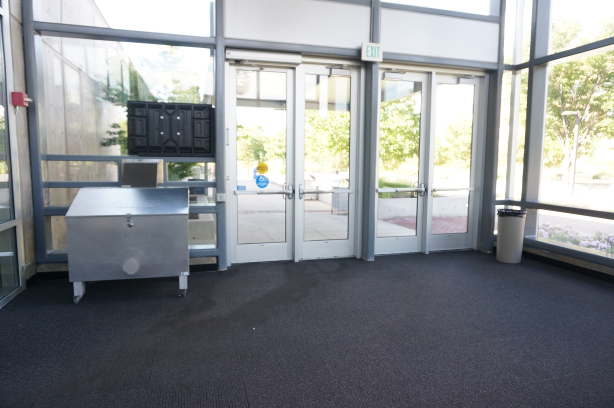
#> input picture examples/data/Image_resources_data_augmentation/DSC03542.JPG, 1228 x 816 px, given in place of DSC03542.JPGDSC03542.JPG, which was not available (shown at 1/2 size)
$ python mask_segmenter.py data/Image_resources_data_augmentation/DSC03542.JPG
#> lines starting #> are read from the running program, lines starting #| are printed output that depends on the picture; after the words box and inside, x2 and y2 are one past the last pixel; in counts of white or black regions, pixels touching at a corner belong together; pictures that were not available may be replaced by others from this repository, and a replacement may not be noted
### ailu_python/image_processing/getROI.py
import numpy as np
import cv2

"""
Finds the region of interest using the blacked out image
"""
def using_color(image):

    # Makes the color image Black and White
    gray_image = cv2.cvtColor(image, cv2.COLOR_BGR2GRAY)

    gray_image = cv2.GaussianBlur(gray_image, (3, 3), cv2.BORDER_DEFAULT)
    # All the pixels that are not black, become white
    ret, threshold1 = cv2.threshold(gray_image,23,255,cv2.THRESH_BINARY)

    # All white specs that are smaller than 10 by 10 are removed
    rect_kernel = cv2.getStructuringElement(cv2.MORPH_RECT, (15, 15))
    threshold2 = cv2.morphologyEx(threshold1, cv2.MORPH_OPEN, rect_kernel)

    # Fills the black space between white pixels that are at least 60 pixels close
    rect_kernel = cv2.getStructuringElement(cv2.MORPH_RECT, (580, 580))
    threshold3 = cv2.morphologyEx(threshold2, cv2.MORPH_CLOSE, rect_kernel)

    # [10 lines of commented-out code are left out]
    contours, hierarchy = cv2.findContours(threshold3,cv2.RETR_TREE,cv2.CHAIN_APPROX_NONE)

    # creates an empty list to contain all the contours
    valid_contours = []

    for c in contours:
        # Gets the area of each contours in the image
        area = cv2.contourArea(c)
        # save the x1, y1, x2, y2, coordinates of that contour if it's larger than 3000 pixels
        if area > 500:
            x, y, w, h = cv2.boundingRect(c)
            xy_coordinates = [x, y, x+w, y+h]
            valid_contours.append(xy_coordinates)

    topx = 0
    topy = 0
    topxw = 0
    topyh = 0


    # checks to see if there are valid contours and returns them
    if valid_contours:
        for xy_coordinates in valid_contours:
            if xy_coordinates[0] > topx:
                topx = xy_coordinates[0]

            if xy_coordinates[1] > topy:
                topy = xy_coordinates[1]

            if xy_coordinates[2] > topxw:
                topxw = xy_coordinates[2]

            if xy_coordinates[3] > topyh:
                topyh = xy_coordinates[3]

        bdn_box = [topx, topy, topxw, topyh]

        valid_contours = [bdn_box]
        return valid_contours
    else:
        # If there are no valid contours return this
        return [[0,0,0,0]]

# [53 lines left out: function using_color_on_canvas, not called in this run]

### examples/mask_segmenter.py
import numpy as np
import cv2
import ailu_python.image_processing.getROI as getROI
import ailu_python.image_processing.getObject as getObject
import ailu_python.utils.display as display
from time import time, sleep
import os
import sys
from tempfile import TemporaryFile

bounds = [[0,0,0], [0,0,0]]
mask_list = []

if len(sys.argv) < 2:

    print("Missing arguments, (source) e.g. python extract_features.py C:/myVidel.avi")
    exit()

path_to_file = sys.argv[1]


# checks if the file exists
if not os.path.exists(path_to_file):
    print("could not find ", path_to_file)
    exit()

def set_mask(event,x,y,_,__):

    if event == cv2.EVENT_LBUTTONDOWN:
        pixel = hsv[y, x]

        # HUE, SATURATION, AND VALUE (BRIGHTNESS) RANGES. TOLERANCE COULD BE ADJUSTED.
        upper = [pixel[0] + 10, pixel[1] + 10, pixel[2] + 10]
        lower = [pixel[0] - 10, pixel[1] - 10, pixel[2] - 10]
        mask_list.append([upper, lower])
    elif event == cv2.EVENT_RBUTTONDOWN:
        if len(mask_list) > 0:
            print("deleted", mask_list[-1])
            del mask_list[-1]
            print(mask_list)

def pauseVideo():
    while True:
        if cv2.waitKey(1) & 0xFF == ord('p'):
            break

def apply_mask(mask_list, hsv):

    # init the low and high values of the color range
    keepl = [None,None,None]
    keeph = [None,None,None]

    for masks in mask_list:

        # if the keep values are none, set them to what ever color values are in mask_list
        if not keepl[0]:
            keepl = masks[1]
            keeph = masks[0]

        # finds the lowest values in mask_list and updates keepl
        if masks[1][0] < keepl[0]:
            keepl[0] = masks[1][0]
        if masks[1][1] < keepl[1]:
            keepl[1] = masks[1][1]
        if masks[1][2] < keepl[2]:
            keepl[2] = masks[1][2]

        # finds the highest values in mask_list and updates keeph
        if masks[0][0] > keeph[0]:
            keeph[0] = masks[0][0]
        if masks[0][1] > keeph[1]:
            keeph[1] = masks[0][1]
        if masks[0][2] > keeph[2]:
            keeph[2] = masks[0][2]

    # blacks out everything except the values between keepl and keeph
    if keepl[0]:
        keepl = np.asarray(keepl)
        keeph = np.asarray(keeph)
        keep_mask = cv2.inRange(hsv, keepl, keeph)
        res = cv2.bitwise_and(hsv, hsv, mask=keep_mask)
        image = cv2.cvtColor(res, cv2.COLOR_HSV2BGR)

        return image, keeph, keepl
    image = cv2.cvtColor(hsv, cv2.COLOR_HSV2BGR)
    return image, keeph, keepl

for filename in os.listdir(path_to_file):

    try:
        cap = cv2.VideoCapture(path_to_file+filename)

        while cap.isOpened():
            ret, color_image = cap.read()
#> color_image is the input picture: shape (816, 1228, 3); mean B, G, R 142.4, 139.8, 136.7

            color_image = cv2.resize(color_image,(960, 720))
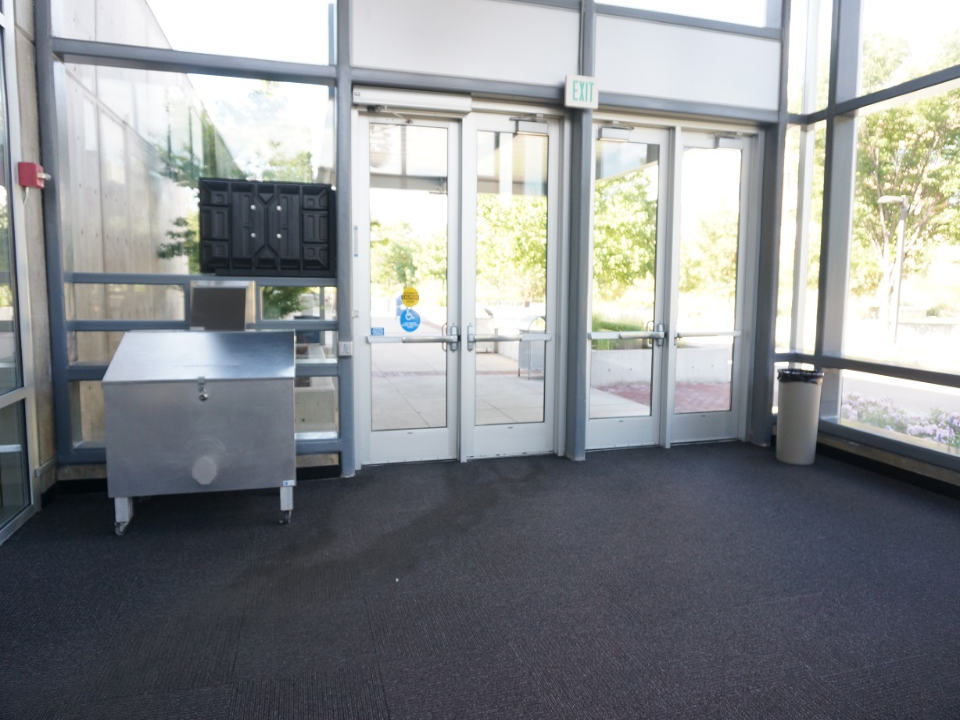
#> color_image: shape (720, 960, 3); mean B, G, R 142.3, 139.7, 136.6
            hsv = cv2.cvtColor(color_image, cv2.COLOR_BGR2HSV)
#> hsv: shape (720, 960, 3); mean H, S, V 88.7, 33.6, 146.8

            masked_image = hsv.copy()
            masked_image, keeph, keepl = apply_mask(mask_list, masked_image)
#> keeph = 3 items; keepl = 3 items

            bounds[0] = keepl
            bounds[1] = keeph

            rois = getROI.using_color(masked_image)
#> in using_color, `gray_image = cv2.cvtColor(image, cv2.COLOR_BGR2GRAY)`:
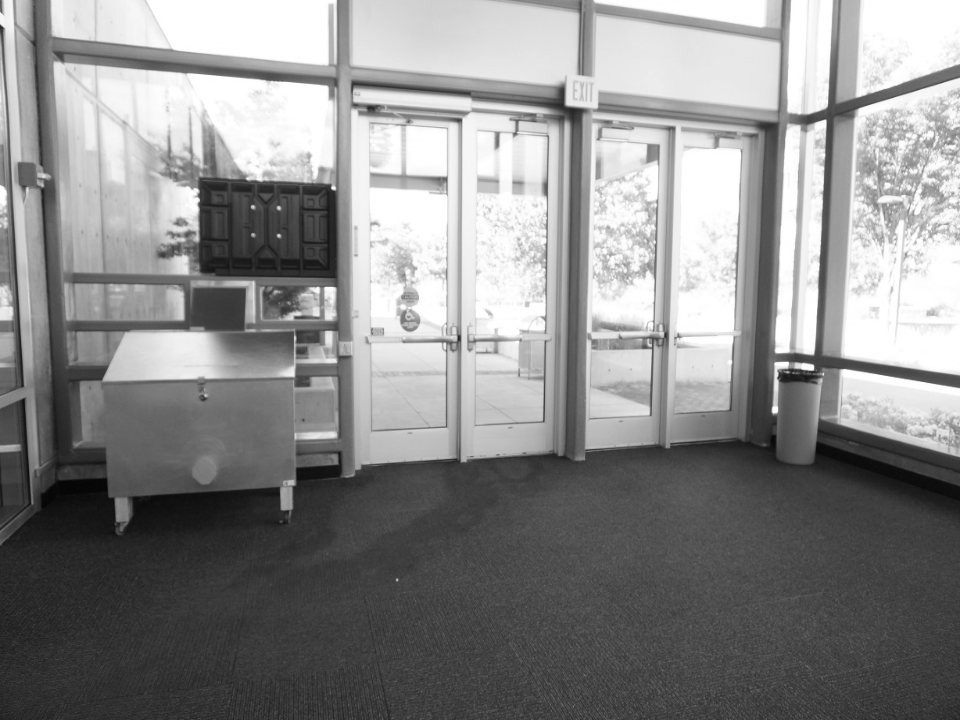
#> gray_image: shape (720, 960); min 4, max 255, mean 138.7
#> in using_color, `ret, threshold1 = cv2.threshold(gray_image,23,255,cv2.THRESH_BINARY)`:
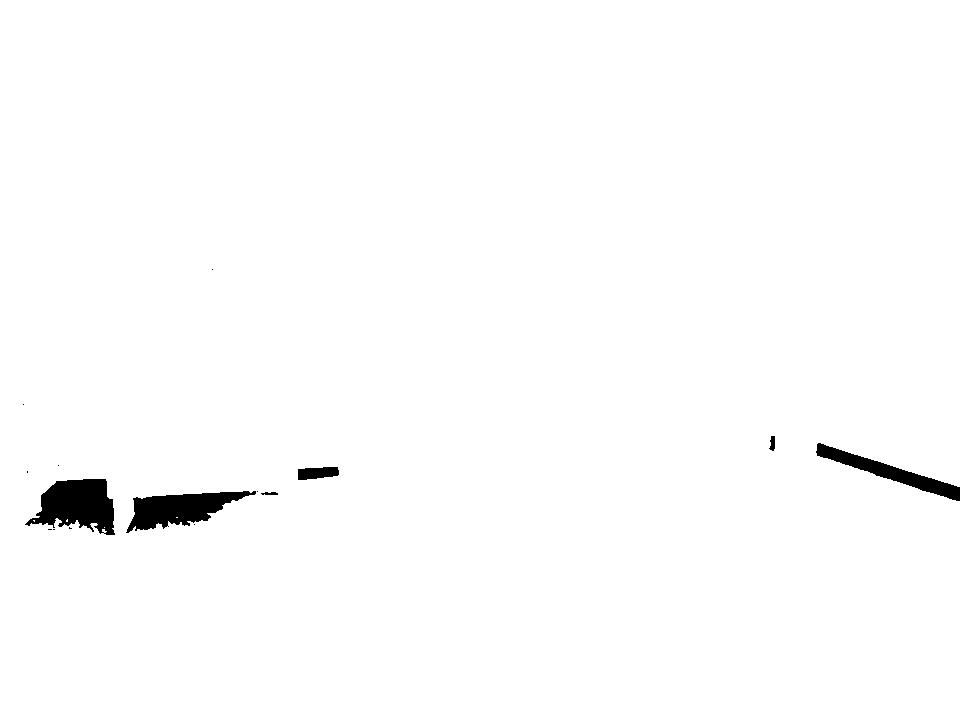
#> threshold1: shape (720, 960); 98.8% white; 15 black regions (9 under 20 px), largest, box (x1, y1, x2, y2) and area: (25, 479, 115, 535) 3208, (126, 491, 256, 533) 2782, (816, 443, 960, 501) 1957, (298, 467, 339, 480) 422, (769, 436, 775, 451) 64, (261, 492, 278, 495) 40
#> in using_color, `threshold2 = cv2.morphologyEx(threshold1, cv2.MORPH_OPEN, rect_kernel)`:
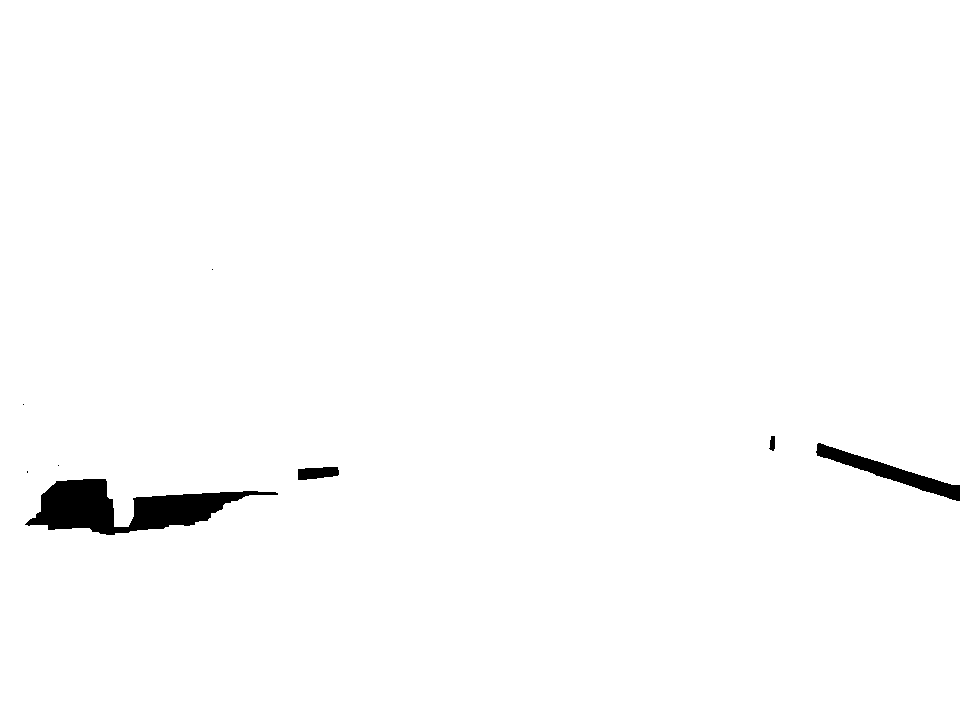
#> threshold2: shape (720, 960); 98.7% white; 8 black regions (4 under 20 px)
#> in using_color, `threshold3 = cv2.morphologyEx(threshold2, cv2.MORPH_CLOSE, rect_kernel)`: threshold3: shape (720, 960); every value is 255
#> in using_color, `contours, hierarchy = cv2.findContours(threshold3,cv2.RETR_TREE,cv2.CH..`: contours = 1 contour; box (x1, y1, x2, y2) and area: (0, 0, 960, 720) 689521
#> the loop in using_color, `for c in contours:` made 1 pass
#> (area, x, y, w, h) on pass 1: (689521, 0, 0, 960, 720)
#> after the loop in using_color, `for c in contours:`: valid_contours = [[0, 0, 960, 720]]
#> the loop in using_color, `for xy_coordinates in valid_contours:` made 1 pass
#> (xy_coordinates, topxw, topyh) on pass 1: ([0, 0, 960, 720], 960, 720)
#> after the loop in using_color, `for xy_coordinates in valid_contours:`: topx = 0; topxw = 960; topy = 0; topyh = 720
#> in using_color, `bdn_box = [topx, topy, topxw, topyh]`: bdn_box = [0, 0, 960, 720]
#> rois = [[0, 0, 960, 720]]
            images = np.hstack((color_image, masked_image))
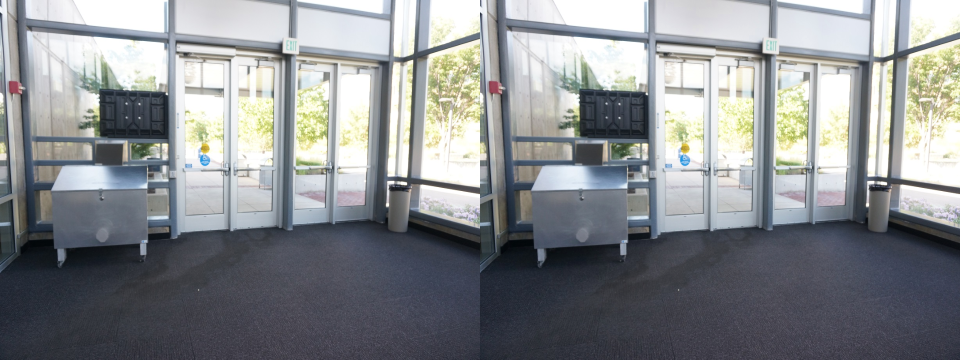
#> images: shape (720, 1920, 3) (shown at 1/2 size); mean B, G, R 142.3, 139.5, 136.4

            cv2.setMouseCallback("output", set_mask)
            cv2.imshow('output', images)

            if cv2.waitKey(1) & 0xFF == ord('q'):
#> (key q is pressed here)
                break
            elif cv2.waitKey(20) & 0xFF == ord(' '):
                pauseVideo()


        cv2.destroyAllWindows()

    except Exception as e:
        print(e)

np.save('bounds', bounds)
print("saved the array")
